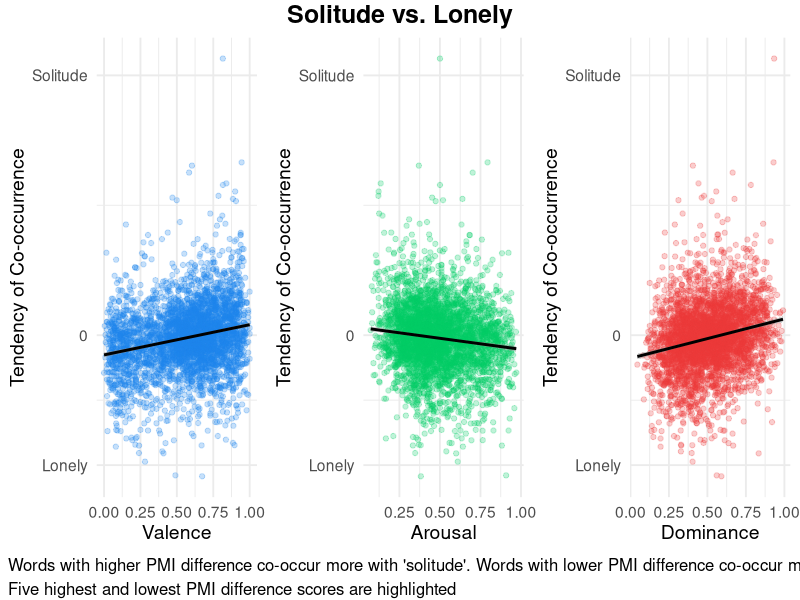
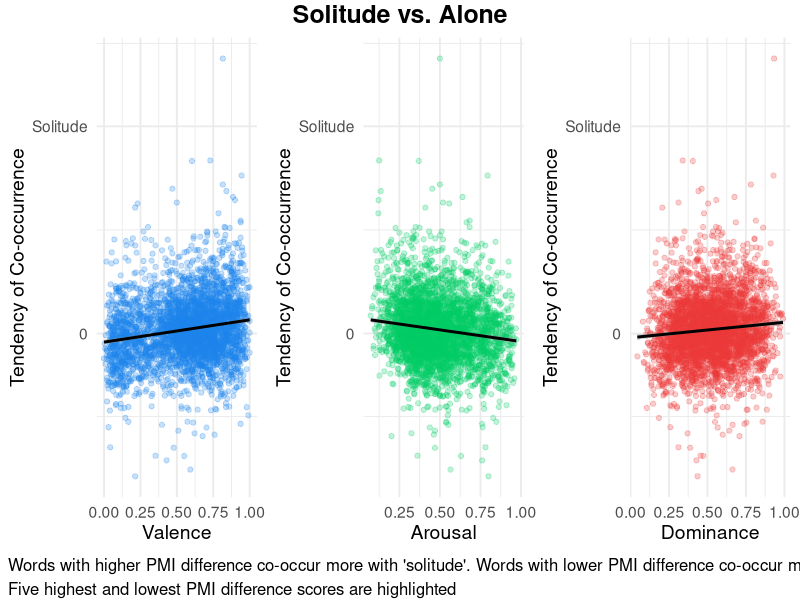
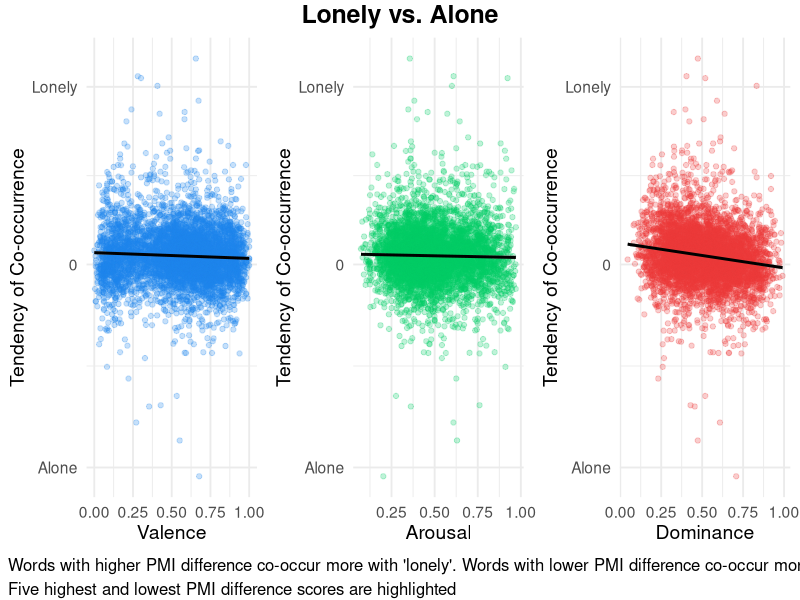

Write R code to recreate these figures, in order.
# [redacted]

# Load tidyverse library for data manipulation and plotting functions
# install.packages("tidyverse")
library(tidyverse)
# Load ggpubr for arranging plots
# install.packages("ggpubr")
library(ggpubr)

# Load data. Each .csv file is gives the comparative PMI scores between pairs of solitude, lonely, and alone.
# Note: These files must be in your working directory for the code below to run properly!

lonely_v_alone <- read_csv("lonely_v_alone.csv")
solitude_v_alone <- read_csv("solitude_v_alone.csv")
solitude_v_lonely <- read_csv("solitude_v_lonely.csv")

# Filter for words that occurred in the set of tweets at least 500 times

lonely_v_alone_filt <- lonely_v_alone %>%
  filter(frequency >= 500)

solitude_v_alone_filt <- solitude_v_alone %>%
  filter(frequency >= 500)

solitude_v_lonely_filt <- solitude_v_lonely %>%
  filter(frequency >= 500)

# --- Linear regressions --- #
# There are 9 linear regressions in total

# solitude versus loneliness

sol_lon_val_fit <- lm(valence ~ pmi, data = solitude_v_lonely_filt)
summary(sol_lon_val_fit)

sol_lon_aro_fit <- lm(arousal ~ pmi, data = solitude_v_lonely_filt)
summary(sol_lon_aro_fit)

sol_lon_dom_fit <- lm(dominance ~ pmi, data = solitude_v_lonely_filt)
summary(sol_lon_dom_fit)

# solitude versus alone

sol_alo_val_fit <- lm(valence ~ pmi, data = solitude_v_alone_filt)
summary(sol_alo_val_fit)

sol_alo_aro_fit <- lm(arousal ~ pmi, data = solitude_v_alone_filt)
summary(sol_alo_aro_fit)

sol_alo_dom_fit <- lm(dominance ~ pmi, data = solitude_v_alone_filt)
summary(sol_alo_dom_fit)

# lonely versus alone

lon_alo_val_fit <- lm(valence ~ pmi, data = lonely_v_alone_filt)
summary(lon_alo_val_fit)

lon_alo_aro_fit <- lm(arousal ~ pmi, data = lonely_v_alone_filt)
summary(lon_alo_aro_fit)

lon_alo_dom_fit <- lm(dominance ~ pmi, data = lonely_v_alone_filt)
summary(lon_alo_dom_fit)

# --- Plotting --- #

# Figure 1

p1 <- solitude_v_lonely_filt %>%
  ggplot(aes(x = valence, y = pmi, label = Term)) +
  geom_point(alpha = .25, color = "dodgerblue2", position = "jitter") +
  geom_smooth(method = 'lm', color = "black") +
  scale_y_continuous(breaks = c(-3, 0,  6),
                     labels = c("Lonely", 0, "Solitude")) +
  labs(x = "Valence",
       y = "Tendency of Co-occurrence") +
  theme_minimal(base_size = 14)

p2 <- solitude_v_lonely_filt %>%
  ggplot(aes(x = arousal, y = pmi, label = Term)) +
  geom_point(alpha = .25, color = "#00CD66", position = "jitter") +
  geom_smooth(method = 'lm', color = "black") +
  scale_y_continuous(breaks = c(-3, 0,  6),
                     labels = c("Lonely", 0, "Solitude")) +
  labs(x = "Arousal",
       y = "Tendency of Co-occurrence") +
  theme_minimal(base_size = 14)

p3 <- solitude_v_lonely_filt %>%
  ggplot(aes(x = dominance, y = pmi, label = Term)) +
  geom_point(alpha = .25, color = "#EE3B3B", position = "jitter") +
  geom_smooth(method = 'lm', color = "black") +
  scale_y_continuous(breaks = c(-3, 0,  6),
                     labels = c("Lonely", 0, "Solitude")) +
  labs(x = "Dominance",
       y = "Tendency of Co-occurrence") +
  theme_minimal(base_size = 14)

fig1 <- ggarrange(p1, p2, p3, nrow = 1)
annotate_figure(fig1,
                top = text_grob("Solitude vs. Lonely", face = "bold", size = 18),
                bottom = text_grob("Words with higher PMI difference co-occur more with 'solitude'. Words with lower PMI difference co-occur more with 'lonely'\nFive highest and lowest PMI difference scores are highlighted", hjust = 0, x = .01))

# Figure 2

p4 <- solitude_v_alone_filt %>%
  ggplot(aes(x = valence, y = pmi)) +
  geom_point(alpha = .25, color = "dodgerblue2", position = "jitter") +
  geom_smooth(method = 'lm', color = "black") +
  scale_y_continuous(breaks = c(-4, 0,  5),
                     labels = c("Alone", 0, "Solitude")) +
  labs(x = "Valence",
       y = "Tendency of Co-occurrence") +
  theme_minimal(base_size = 14)

p5 <- solitude_v_alone_filt %>%
  ggplot(aes(x = arousal, y = pmi)) +
  geom_point(alpha = .25, color = "#00CD66", position = "jitter") +
  geom_smooth(method = 'lm', color = "black") +
  scale_y_continuous(breaks = c(-4, 0,  5),
                     labels = c("Alone", 0, "Solitude")) +
  labs(x = "Arousal",
       y = "Tendency of Co-occurrence") +
  theme_minimal(base_size = 14)

p6 <- solitude_v_alone_filt %>%
  ggplot(aes(x = dominance, y = pmi)) +
  geom_point(alpha = .25, color = "#EE3B3B", position = "jitter") +
  geom_smooth(method = 'lm', color = "black") +
  scale_y_continuous(breaks = c(-4, 0,  5),
                     labels = c("Alone", 0, "Solitude")) +
  labs(x = "Dominance",
       y = "Tendency of Co-occurrence") +
  theme_minimal(base_size = 14)

fig2 <- ggarrange(p4, p5, p6, nrow = 1)
annotate_figure(fig2,
                top = text_grob("Solitude vs. Alone", face = "bold", size = 18),
                bottom = text_grob("Words with higher PMI difference co-occur more with 'solitude'. Words with lower PMI difference co-occur more with 'alone'\nFive highest and lowest PMI difference scores are highlighted", hjust = 0, x = .01))

# Figure 3

p7 <- lonely_v_alone_filt %>%
  ggplot(aes(x = valence, y = pmi)) +
  geom_point(alpha = .25, color = "dodgerblue2", position = "jitter") +
  geom_smooth(method = 'lm', color = "black") +
  scale_y_continuous(breaks = c(-4, 0,  3.5),
                     labels = c("Alone", 0, "Lonely")) +
  labs(x = "Valence",
       y = "Tendency of Co-occurrence") +
  theme_minimal(base_size = 14)

p8 <- lonely_v_alone_filt %>%
  ggplot(aes(x = arousal, y = pmi)) +
  geom_point(alpha = .25, color = "#00CD66", position = "jitter") +
  geom_smooth(method = 'lm', color = "black") +
  scale_y_continuous(breaks = c(-4, 0,  3.5),
                     labels = c("Alone", 0, "Lonely")) +
  labs(x = "Arousal",
       y = "Tendency of Co-occurrence") +
  theme_minimal(base_size = 14)

p9 <- lonely_v_alone_filt %>%
  ggplot(aes(x = dominance, y = pmi)) +
  geom_point(alpha = .25, color = "#EE3B3B", position = "jitter") +
  geom_smooth(method = 'lm', color = "black") +
  scale_y_continuous(breaks = c(-4, 0,  3.5),
                     labels = c("Alone", 0, "Lonely")) +
  labs(x = "Dominance",
       y = "Tendency of Co-occurrence") +
  theme_minimal(base_size = 14)

fig3 <- ggarrange(p7, p8, p9, nrow = 1)
annotate_figure(fig3,
                top = text_grob("Lonely vs. Alone", face = "bold", size = 18),
                bottom = text_grob("Words with higher PMI difference co-occur more with 'lonely'. Words with lower PMI difference co-occur more with 'alone'\nFive highest and lowest PMI difference scores are highlighted", hjust = 0, x = .01))